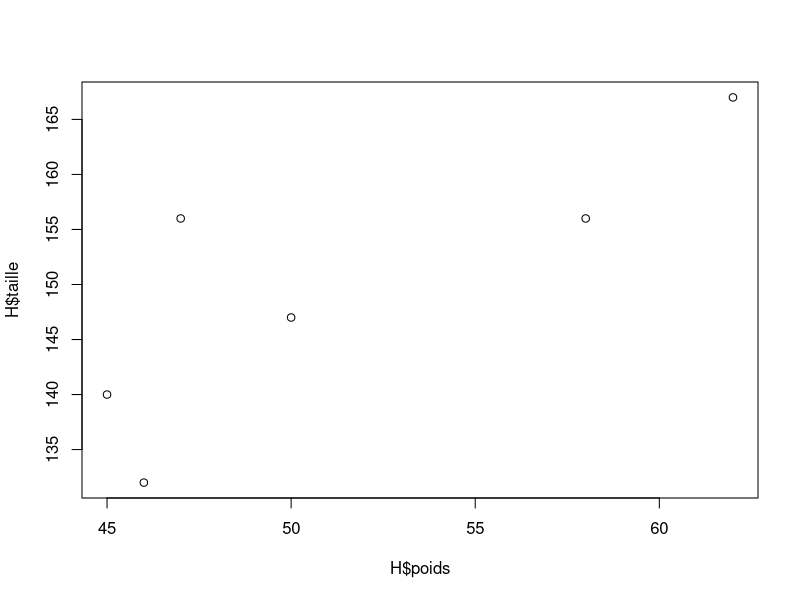

Here is the R script that generated this plot:
taille = c(147, 132, 156, 167, 156, 140)  # création de la variable poids (6 obs.)
poids = c( 50, 46, 47, 62, 58, 45)
sexe = c("M","F","F","M","M","F")
H = data.frame(taille,poids,sexe)  # création de la base de données H
H
H$taille  # affichage de la variable taille uniquement
summary(H)  # Statistiques descriptives de H
plot(H$poids,H$taille) # création nuage de points poids x taille